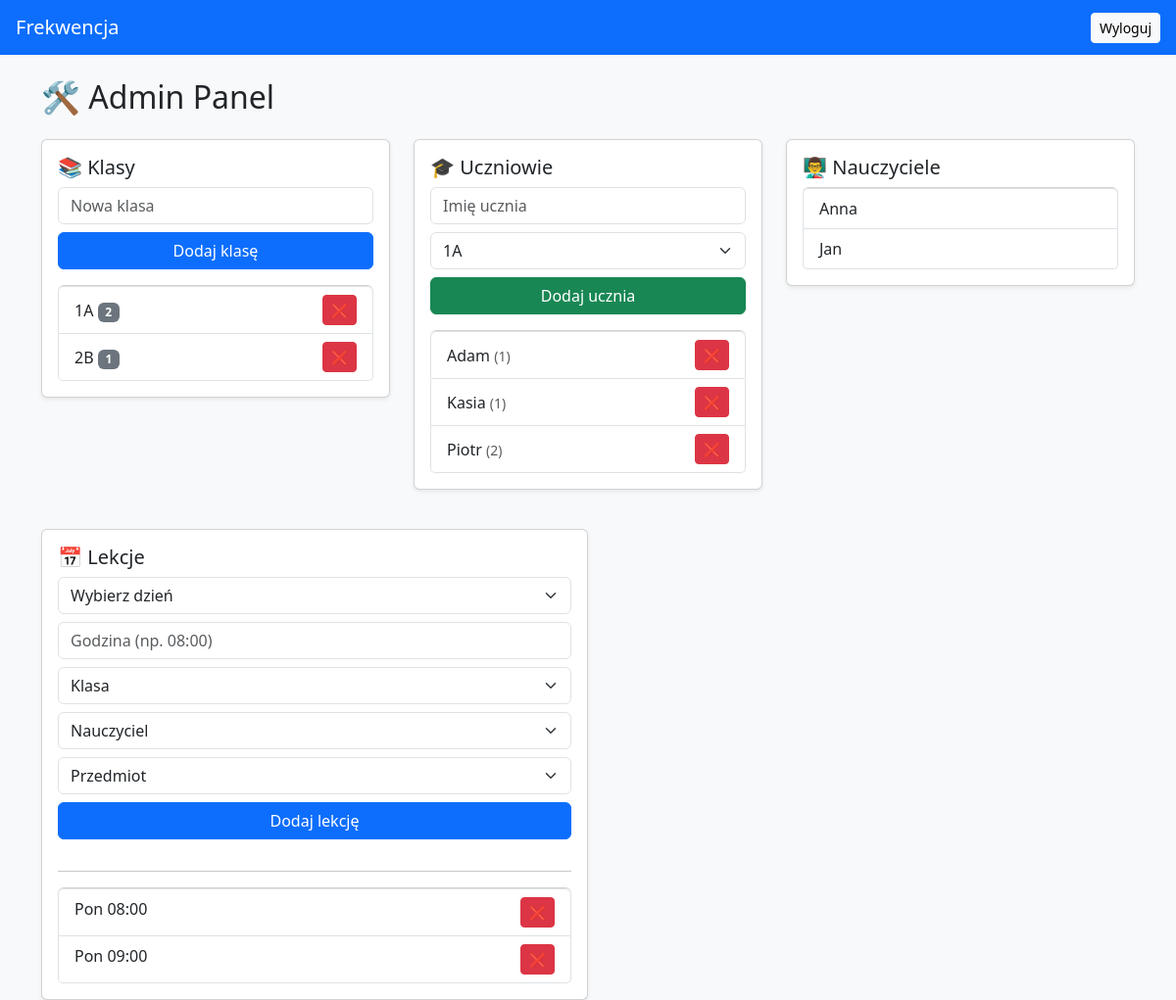
Page /admin (signed in) on the earlier database version.
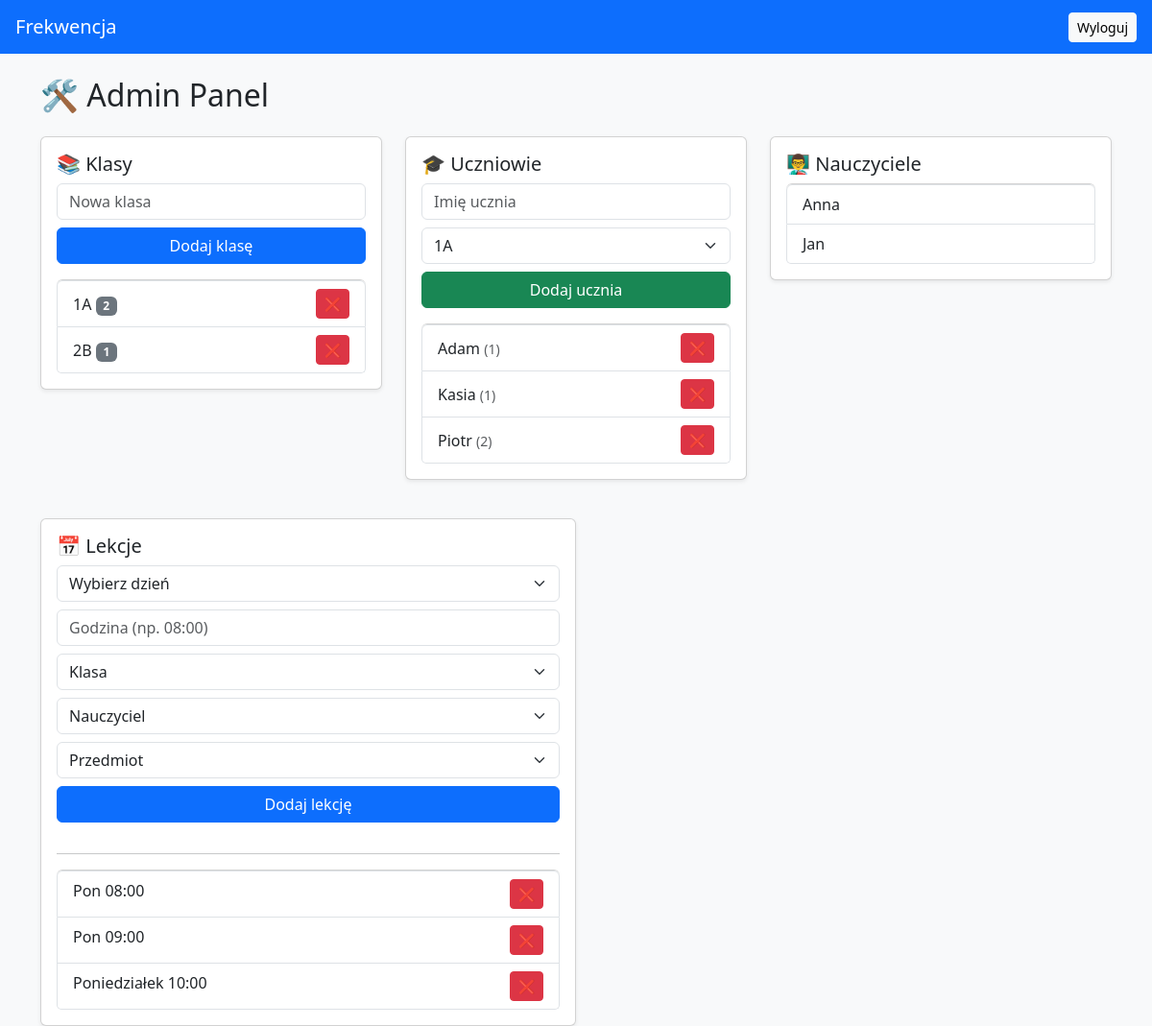
Same page on the later database version.
### models.py (models this page shows)
class SchoolClass(db.Model):
    id = db.Column(db.Integer, primary_key=True)
    name = db.Column(db.String(50))

class Student(db.Model):
    id = db.Column(db.Integer, primary_key=True)
    name = db.Column(db.String(100))
    class_id = db.Column(db.Integer, db.ForeignKey("school_class.id"))

class Teacher(db.Model):
    id = db.Column(db.Integer, primary_key=True)
    name = db.Column(db.String(100))
    class_id = db.Column(db.Integer, db.ForeignKey("school_class.id"))

class Lesson(db.Model):
    id = db.Column(db.Integer, primary_key=True)
    day = db.Column(db.String(20))
    hour = db.Column(db.String(20))
    class_id = db.Column(db.Integer, db.ForeignKey("school_class.id"))
    teacher_id = db.Column(db.Integer, db.ForeignKey("teacher.id"))
    subject_id = db.Column(db.Integer, db.ForeignKey("subject.id"))

### app.py (the view)
@app.route("/admin")
@login_required
@role_required("admin")
def admin():
    return render_template(
        "admin.html",
        classes=SchoolClass.query.all(),
        students=Student.query.all(),
        teachers=Teacher.query.all(),
        subjects=Subject.query.all(),   # 👈 TO JEST „punkt 3”
        lessons=Lesson.query.all()
    )

### app.py (called while the page is built)
def login_required(f):
    @wraps(f)
    def w(*a, **k):
        if "user_id" not in session:
            return redirect("/login")
        return f(*a, **k)
    return w

def role_required(role):
    def d(f):
        @wraps(f)
        def w(*a, **k):
            if session.get("role") != role:
                return redirect("/login")
            return f(*a, **k)
        return w
    return d

### templates/admin.html (shortened to what this page needs)
{% extends "base.html" %}
{% block content %}
<h2 class="mb-4">🛠 Admin Panel</h2>
<div class="row">
<div class="col-md-4 mb-3">
<div class="card shadow-sm p-3">
<h5>📚 Klasy</h5>
<form method="POST" action="/admin/add_class" class="mb-3">
    <input name="name" class="form-control mb-2" placeholder="Nowa klasa">
    <button class="btn btn-primary w-100">Dodaj klasę</button>
</form>
<ul class="list-group">
{% for c in classes %}
<li class="list-group-item d-flex justify-content-between align-items-center">
    <div>
        {{ c.name }}
        <span class="badge bg-secondary">
            {{ students | selectattr("class_id", "equalto", c.id) | list | length }}
        </span>
    </div>
    <a href="/admin/delete_class/{{ c.id }}"
       class="btn btn-danger btn-sm">
        ❌
    </a>
</li>
{% endfor %}
</ul>
</div>
</div>
<div class="col-md-4 mb-3">
<div class="card shadow-sm p-3">
<h5>🎓 Uczniowie</h5>
<form method="POST" action="/admin/add_student" class="mb-3">
    <input name="name" class="form-control mb-2" placeholder="Imię ucznia">
    <select name="class_id" class="form-select mb-2">
        {% for c in classes %}
        <option value="{{ c.id }}">{{ c.name }}</option>
        {% endfor %}
    </select>
    <button class="btn btn-success w-100">Dodaj ucznia</button>
</form>
<ul class="list-group">
{% for s in students %}
<li class="list-group-item d-flex justify-content-between align-items-center">
    <div>
        {{ s.name }}
        <small class="text-muted">({{ s.class_id }})</small>
    </div>
    <a href="/admin/delete_student/{{ s.id }}"
       class="btn btn-danger btn-sm">
        ❌
    </a>
</li>
{% endfor %}
</ul>
</div>
</div>
<div class="col-md-4 mb-3">
<div class="card shadow-sm p-3">
<h5>👨‍🏫 Nauczyciele</h5>
<ul class="list-group">
{% for t in teachers %}
<li class="list-group-item">
    {{ t.name }}
</li>
{% endfor %}
</ul>
</div>
</div>
</div>
<div class="col-md-6 mt-4">
<div class="card p-3 shadow-sm">
<h5>📅 Lekcje</h5>
<form method="POST" action="/admin/add_lesson" class="mb-3">
    <select name="day" class="form-select mb-2" required>
    <option disabled selected>Wybierz dzień</option>
</select>
    <input name="hour" class="form-control mb-2" placeholder="Godzina (np. 08:00)">
    <select name="class_id" class="form-select mb-2">
        <option disabled selected>Klasa</option>
    </select>
    <select name="teacher_id" class="form-select mb-2">
        <option disabled selected>Nauczyciel</option>
    </select>
    <select name="subject_id" class="form-select mb-2">
        <option disabled selected>Przedmiot</option>
    </select>
    <button class="btn btn-primary w-100">Dodaj lekcję</button>
</form>
<hr>
<ul class="list-group">
{% for l in lessons %}
<li class="list-group-item d-flex justify-content-between">
    {{ l.day }} {{ l.hour }}
    <a href="/admin/delete_lesson/{{ l.id }}"
       class="btn btn-danger btn-sm">
        ❌
    </a>
</li>
{% endfor %}
</ul>
</div>
</div>
{% endblock %}

### templates/base.html (shortened to what this page needs)
<!DOCTYPE html>
<html>
<head>
    <link href="https://cdn.jsdelivr.net/npm/bootstrap@5.3.3/dist/css/bootstrap.min.css" rel="stylesheet">
</head>
<body class="bg-light">
<nav class="navbar navbar-dark bg-primary px-3">
    <a class="navbar-brand" href="/">Frekwencja</a>
    <a class="btn btn-light btn-sm" href="/logout">Wyloguj</a>
</nav>
<div class="container mt-4">
    {% block content %}{% endblock %}
</div>
</body>
</html>

Differences in the rows shown:
added Lesson: day "Poniedziałek", hour "10:00"
